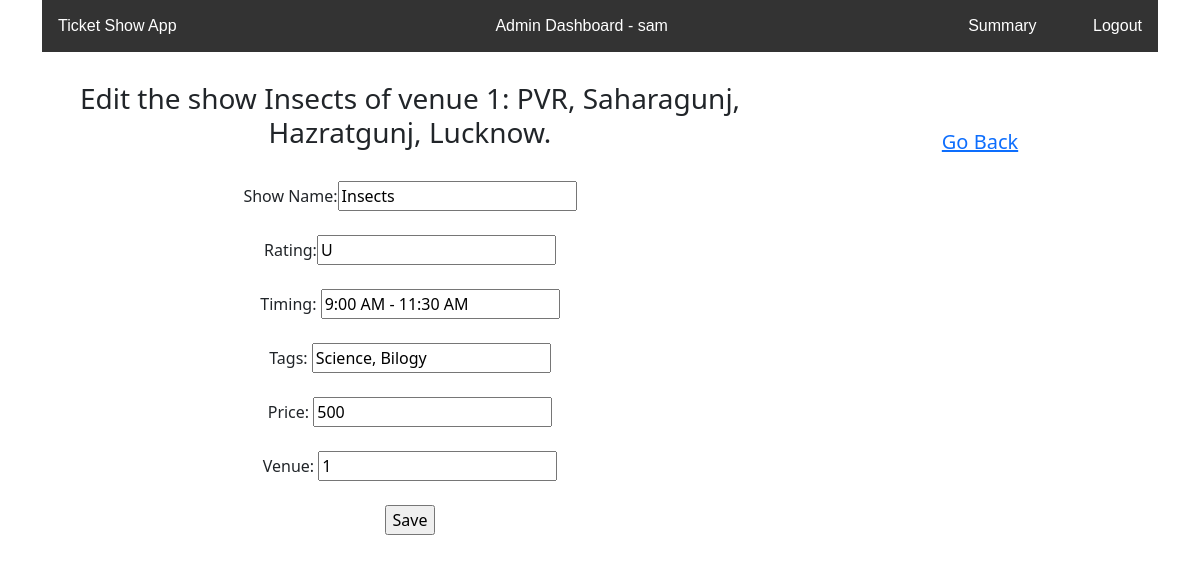
The app's page /venue/1/show/2/edit with its own data.
### application/models.py (models this page shows, shortened)
class Admin(db.Model):
    admin_id = db.Column(db.Integer, primary_key=True)
    a_username = db.Column(db.String(50), unique=True)
    a_password = db.Column(db.String(50), nullable=False)

class Show(db.Model):
    s_id = db.Column(db.Integer, primary_key=True)
    s_name = db.Column(db.String(50), nullable=False)
    seats_booked = db.Column(db.Integer, default=0)
    s_rating = db.Column(db.String(6), nullable=True)
    s_tags = db.Column(db.String(100), nullable=True)
    s_price = db.Column(db.Integer, nullable=False)
    s_time = db.Column(db.String, nullable = False)
    s_venue = db.Column(db.Integer, db.ForeignKey('venue.v_id'), nullable=False)
    admin_id = db.Column(db.Integer, db.ForeignKey(
        'admin.admin_id'), default=1)
    s_bookings = db.relationship(
        "Booking", backref="which_show", cascade="all, delete")
    s_ratings = db.relationship(
        "Ratings", backref="which_show", cascade="all, delete")

class Venue(db.Model):
    v_id = db.Column(db.Integer, primary_key=True)
    v_name = db.Column(db.String(50),unique=True, nullable=False)
    v_place = db.Column(db.String(50), nullable=False)
    v_location = db.Column(db.String(50))
    v_capacity = db.Column(db.Integer, nullable=False)
    admin_id = db.Column(db.Integer, db.ForeignKey(
        'admin.admin_id'), default=1)
    v_shows = db.relationship(
        "Show", backref="which_venue", cascade="all, delete")

### application/controllers.py (the view, shortened to what this page needs)
@app.route('/venue/<int:v_id>/show/<int:show_id>/edit', methods=['GET', 'POST'])
def edit_show(v_id, show_id):
    show_details = Show.query.get(show_id)
    admin_details = Admin.query.first()
    return render_template('edit_show.html', admin_details=admin_details, show_details=show_details)

### templates/edit_show.html (shortened to what this page needs)
<!DOCTYPE html>
<html lang="en">
<head>
    <link rel="stylesheet" href="/static/css/navbar.css">
    <link href="https://cdn.jsdelivr.net/npm/bootstrap@5.3.0-alpha1/dist/css/bootstrap.min.css" rel="stylesheet"
>
</head>
<body>
    <div class="container text-center">
        <nav>
            <a class="home-link " href="#">Ticket Show App</a>
            <a class="products-link" href="/admin/dashboard">Admin Dashboard - {{admin_details.a_username}} </a>
            <div class="right-links">
                <a href="#">Summary</a>
                <a href="/admin_login">Logout</a>
            </div>
        </nav>
        <div class="row" style="margin-top: 30px;">
            <div class="col-md-8">
                <h3>Edit the show {{show_details.s_name}} of venue {{show_details.which_venue.v_id}}: {{show_details.which_venue.v_name}}, {{show_details.which_venue.v_place}}, {{show_details.which_venue.v_location}}.</h3><br>
                <form action="/venue/{{show_details.which_venue.v_id}}/show/{{show_details.s_id}}/edit" method="post" height="50%" width="40%">
                    Show Name:<input type="text" name="show_name" value="{{show_details.s_name}}" required><br><br>
                    Rating:<input type="text" name="s_rating" value="{{show_details.s_rating}}" required><br><br>
                    Timing: <input type="text"  name="s_timing" id="s_timing" value="{{show_details.s_time}}"><br><br>
                    Tags: <input type="text" name="s_tags" id="tags" value="{{show_details.s_tags}}"><br><br>
                    Price: <input type="number" name="s_price" value="{{show_details.s_price}}" required><br><br>
                    Venue: <input type="number" name="s_venue" value="{{show_details.which_venue.v_id}}" required><br><br>
                    <input type="submit" value="Save"><br><br>
                </form>
            </div>
            <div class="col-md-4">
                <br><br>
                <a href="/admin/dashboard">
                    <h5>Go Back</h5>
                </a>
            </div>
        </div>
    </div>
</body>
</html>

### static/css/navbar.css (style rules this page uses)
nav { overflow: hidden; background-color: #333; font-family: Arial, sans-serif; }
nav a { display: inline-block; color: white; text-align: center; padding: 14px 16px; text-decoration: none; }
nav .home-link { float: left; }
nav .right-links { float: right; }
nav a:not(.home-link):not(.right-links) { margin-left: 20px; }
nav .products-link { position: relative; left: 10%; transform: translateX(-50%); }

### records on screen
Admin: a_username "sam"
Show: s_name "Insects", show_name "Insects", s_rating "U", s_timing "9:00 AM - 11:30 AM", s_tags "Science, Bilogy", s_price "500"
Venue: which_venue.v_id "1", which_venue.v_name "PVR", which_venue.v_place "Saharagunj, Hazratgunj", which_venue.v_location "Lucknow", s_venue "1"
